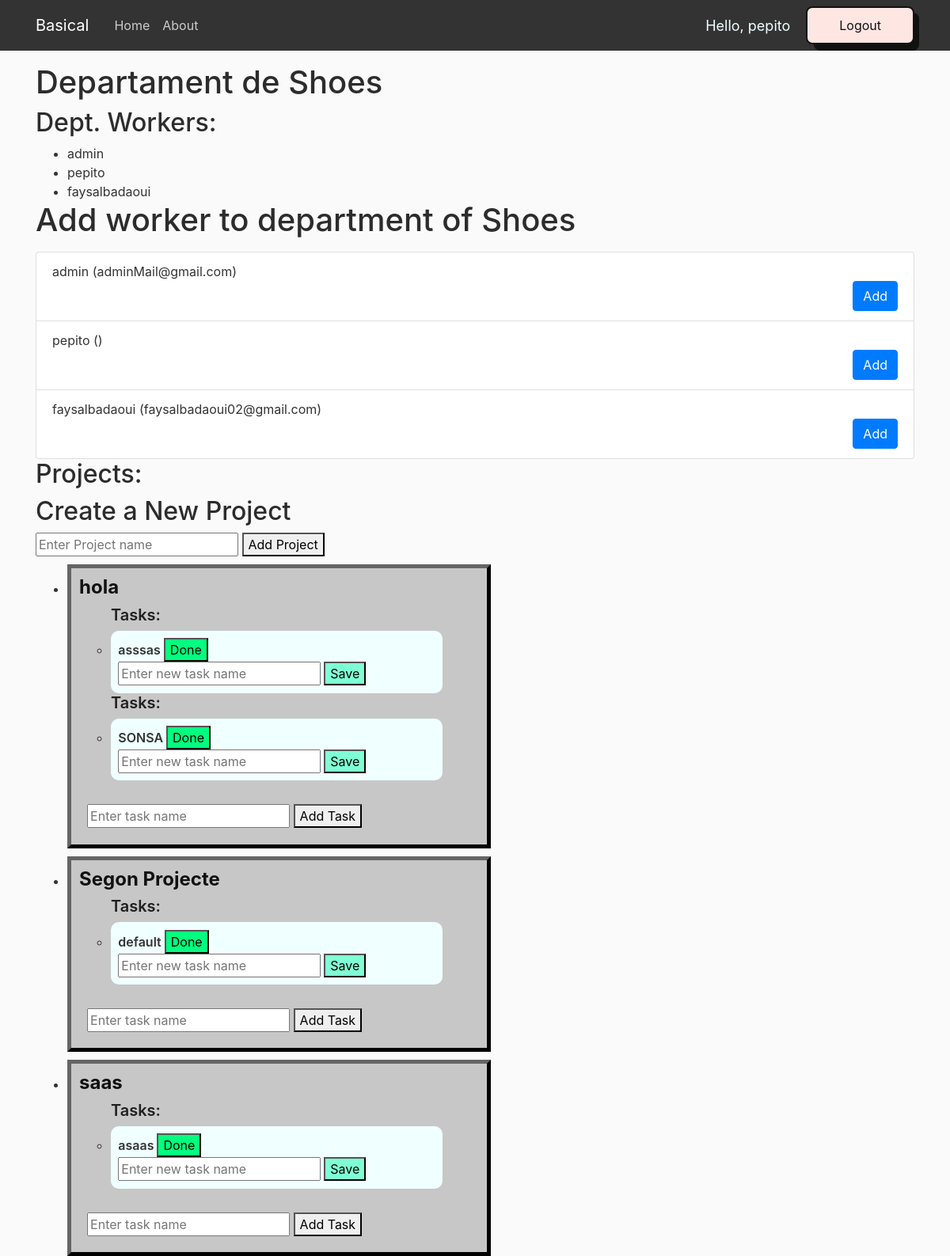
Screenshot of /company/1/department/1/ (signed in) with the database file from the repository.
### web/models.py (models this page shows, shortened)
class Department(models.Model):
    name = models.CharField(max_length=256)
    projects = models.ManyToManyField(Project)
    num_projects = models.IntegerField(default=0)
    admin = models.ForeignKey(User, on_delete=models.CASCADE, related_name="created_departments", default=User.objects.first().pk)
    users = models.ManyToManyField(User)
    num_users = models.IntegerField(default=0)

class Project(models.Model):
    name = models.CharField(max_length=256)
    tasks = models.ManyToManyField(Task)
    admin = models.ForeignKey(User, on_delete=models.CASCADE, related_name="created_projects", default=User.objects.first().pk)

class Task(models.Model):
    name = models.CharField(max_length=256)

### web/views.py (the view)
# urls.py: path('company/<int:company_id>/department/<int:department_id>/', views.department_detail, name='department_detail'),
def department_detail(request, department_id, company_id):
    department = get_object_or_404(Department, pk=department_id)
    company = get_object_or_404(Company, pk=company_id)
    return render(request, 'models/department_detail.html', {'department': department, 'company': company })

### web/templates/models/department_detail.html (shortened to what this page needs)
{% load static %}
<!DOCTYPE html>
<html>
    <head>
        <link rel="stylesheet" href="https://cdn.jsdelivr.net/npm/bootstrap@4.0.0/dist/css/bootstrap.min.css">
        <link rel="stylesheet" type="text/css" href="{% static 'web/home_css.css' %}">
    </head>
    <body>
        <header class="site-header">
            <nav class="navbar navbar-expand-md navbar-dark bg-steel fixed-top">
                <div class="container">
                    <a class="navbar-brand mr-4" href="/">Basical</a>
                    <div class="collapse navbar-collapse" id="navbarToggle">
                        <div class="navbar-nav mr-auto">
                            <a class="nav-item nav-link" href="/">Home</a>
                            <a class="nav-item nav-link" href="/about">About</a>
                        </div>
                        <div class="navbar-nav">
                            <span class="hello-msg">Hello, {{request.user}}</span>
                            <a href="/logout">
                                <button class="button-56" role="button">Logout</button>
                            </a>
                        </div>
                    </div>
                </div>
            </nav>
        </header>
        <div class="container">
            <h1>Departament de {{ department.name }}</h1>
            <h2>Dept. Workers:</h2>
            <ul>
            {% for user in department.users.all %}
                <li>{{ user.username }}</li>
            {% empty %}
                <p>No users found for this department.</p>
            {% endfor %}
            </ul>
            <h1>Add worker to department of {{ department.name }}</h1>
            <ul class="list-group mt-3">
                {% for user in company.workers.all %}
                <li class="list-group-item">
                    {{ user.username }} ({{ user.email }})
                    <form method="POST" action="{% url 'add_user_to_department' department_id=department.id %}">
                        <button type="submit" class="btn btn-primary float-right">Add</button>
                    </form>
                </li>
                {% endfor %}
            </ul>
            <h2>Projects:</h2>
            <h2>Create a New Project</h2>
            <form class="add-project-form" data-department-id="{{ department.id }}">
                <input type="text" name="project-name" placeholder="Enter Project name">
                <button type="submit">Add Project</button>
            </form>
            <ul>
                {% for project in department.projects.all %}
                    <li>
                        <div style="background-color: #c7c7c7; margin-top: 10px; width: 50%; padding: 10px; border-width: 5px; border-color: #111; border-style: outset;">
                            <h4 style="font-weight: 700; color: #111;">{{ project.name }}</h4>
                            {% if project.tasks.count > 0 %}
                                {% for task in project.tasks.all %}
                                <ul>
                                    <h5 style="font-weight: 600; color: #202020 ;">Tasks:</h5>
                                    <li style="font-weight: 600; background-color: azure; padding: 2%; width: 90%; border-radius: 10px;">
                                        {{ task.name }}
                                        <button style="background-color: springgreen;" class="delete-task" data-task-id="{{ task.id }}">Done</button>
                                        <div class="modify-task-input" style="display: block;">
                                        <input type="text" name="new-task-name" placeholder="Enter new task name">
                                        <button style="background-color: aquamarine;" class="save-modified-task" data-task-id="{{ task.id }}">Save</button>
                                        </div>
                                    </li>
                                </ul>
                                {% endfor %}
                            {% else %}
                                <p>No tasks found for this project.</p>
                            {% endif %}
                                <form style="margin: 2%; margin-top: 6%;" class="add-task-form" data-project-id="{{ project.id }}">
                                    <input type="text" name="task-name" placeholder="Enter task name">
                                    <button type="submit">Add Task</button>
                                </form>
                            {% empty %}
                                <p>No projects found for this department.</p>
                        </div>
                    </li>
                {% endfor %}
                {% block content %}
            </ul>
                {% endblock %}
        </div>
    </body>
</html>

### web/static/web/home_css.css (style rules this page uses)
body { background: #fafafa; color: #333333; margin-top: 5rem; }
h1, h2, h3, h4, h5, h6 { color: #2c2c2c; }
ul { margin: 0; }
.bg-steel { background-color: #333333; }
.site-header .navbar-nav .nav-link { color: #cccccc; }

### web/templates/models/department_detail.html (style rules this page uses)
.hello-msg { font-size: 18px; color: azure; margin-right: 20px; justify-self: center; align-self: center; }
.button-56 { align-items: center; background-color: #fee6e3; border: 2px solid #111; border-radius: 8px; box-sizing: border-box; color: #111; cursor: pointer; display: flex; font-family: Inter,sans-serif; font-size: 16px; height: 48px; justify-content: center; line-height: 24px; max-width: 100%; padding: 0 25px; position: relative; text-align: center; text-decoration: none; user-select: none; -webkit-user-select: none; touch-action: manipulation; }
.button-56:after { background-color: #111; border-radius: 8px; content: ""; display: block; height: 48px; left: 0; width: 100%; position: absolute; top: -2px; transform: translate(8px, 8px); transition: transform .2s ease-out; z-index: -1; }
@media (min-width: 768px) { .button-56 { padding: 0 40px; } }

### rows the page displays
Department: name "Shoes"
Project: name "hola"
Task: name "asssas"
Task: name "SONSA"
Project: name "Segon Projecte"
Task: name "default"
Project: name "saas"
Task: name "asaas"

### other values shown
{{ request.user }} "pepito"
{{ user.username }} "admin"
{{ user.username }} "pepito"
{{ user.username }} "faysalbadaoui"
{{ user.email }} "adminMail@gmail.com"
{{ user.email }} "faysalbadaoui02@gmail.com"
